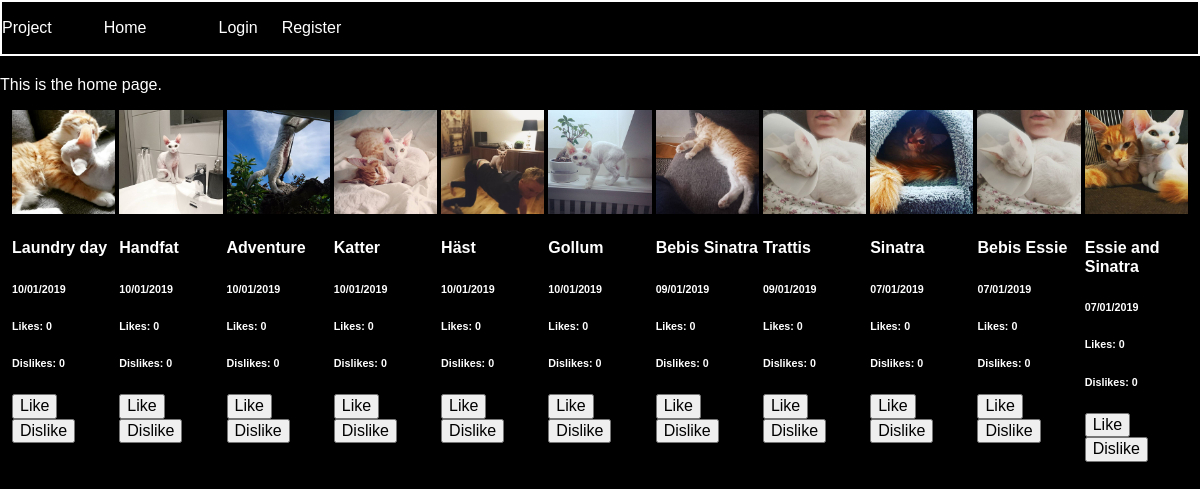
Before: / with the older database file.
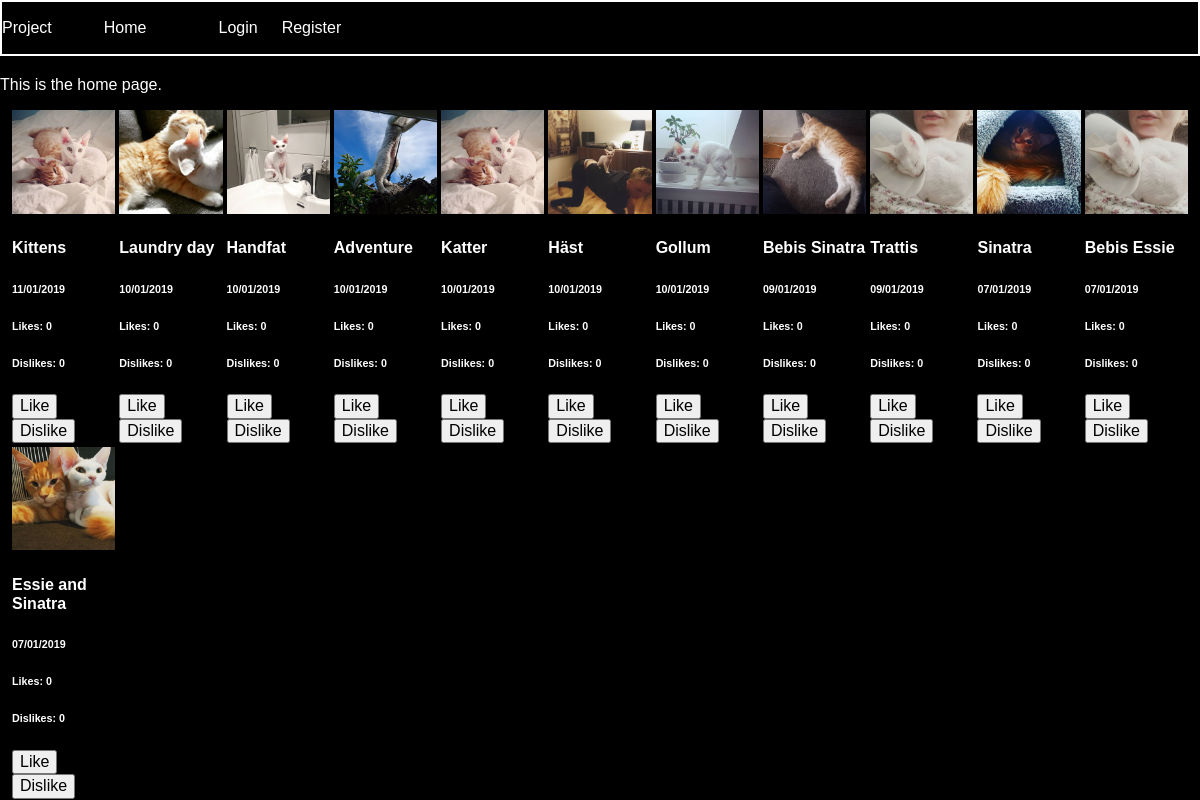
After: the same page with the newer database file.
### tables this page shows
CREATE TABLE "posts" (
	`post_id`	INTEGER PRIMARY KEY AUTOINCREMENT,
	`description`	TEXT,
	`image_url`	TEXT,
	`user_id`	INTEGER,
	`date`	INTEGER
);

### app/config.php (called while the page is built, shortened)
<?php
return [
    'title' => 'Project',
    'database_path' => sprintf('sqlite:%s/database/photoify.db', __DIR__),
];

### app/autoload.php (called while the page is built, shortened)
<?php
require __DIR__.'/database/database-functions.php';
$config = require __DIR__.'/config.php';

### app/database/database-functions.php (called while the page is built, shortened)
<?php
function connectToDB(){
    $config = require dirname(__DIR__).'/config.php';
    $pdo = new PDO($config['database_path']);
    return $pdo;
}
function getAllPosts(){
    $pdo = connectToDB();
   $allPostsStatement = $pdo->prepare('SELECT * FROM posts ORDER BY date DESC');
   $allPostsStatement->execute();
   $allPosts = $allPostsStatement->fetchAll(PDO::FETCH_ASSOC);
   return $allPosts;
}

### feed.php (the view)
<?php
$posts = getAllPosts();
?>
<?php
    foreach ($posts as $post) :
    ?>
<div class="post">
    <img class="post-image" src="<?= $post['image_url']?>" alt="image">
    <h4>
        <?= $post['description']?>
    </h4>
    <h6>
        <?= date('d/m/Y', $post['date']);?>
    </h6>
    <h6 class="likes">Likes: 0</h6>
    <h6 class="dislikes">Dislikes: 0</h6>
    <div>
        <button class="like-button">Like</button>
        <button class="dislike-button">Dislike</button>
    </div>
</div>
<?php endforeach ?>

### views/header.php (shortened to what this page needs)
<?php
require __DIR__.'/../app/autoload.php';
?>
<!DOCTYPE html>
<html lang="en">
<head>
    <link rel="stylesheet" href="./assets/styles/main.css">
    <link rel="stylesheet" href="./assets/styles/normalize.css">
</head>
<body>
    <?php require __DIR__.'/navigation.php'; ?>
    <div class="container py-5">

### views/navigation.php (shortened to what this page needs)
<nav class="navbar">
    <a class="navbar-brand" href="#">
        <?php echo $config['title']; ?></a>
    <ul class="navbar-nav">
        <li class="nav-item">
            <a class="nav-link <?php if($_SERVER['PHP_SELF'] === "/index.php"){echo 'active' ;};?>"
                href="./index.php">Home</a>
        </li>
        <li class="nav-item">
            <a class="nav-link <?php if($_SERVER['PHP_SELF'] === "/login-page.php"){echo 'active' ;};?>" href="
                <?php if(isset($loggedInUser)){echo "./app/users/logout.php";} else{echo "./login-page.php";};?>">
                <?php if(isset($loggedInUser)){echo "Logout";} else{echo "Login";};?></a>
        </li>
        <li class="nav-item">
            <a class="nav-link <?php if($_SERVER['PHP_SELF'] === "/register-page.php"){echo 'active' ;};?>" href="
                <?php if(!isset($loggedInUser)){echo "./register-page.php";};?>">
                <?php if(!isset($loggedInUser)){echo "Register";};?></a>
        </li>
    </ul>
</nav>

### index.php (shortened to what this page needs)
<?php require __DIR__.'/views/header.php'; ?>
<p>This is the home page.</p>
<div class="post-feed">
    <?php require __DIR__.'/feed.php'; ?>
</div>
<?php require __DIR__.'/views/footer.php'; ?>

### views/footer.php (shortened to what this page needs)
</div>
</body>
</html>

### assets/styles/main.css (style rules this page uses)
* { box-sizing: border-box; }
body { width: 100vw; margin: 0; background-color: black; color: white; font-family: sans-serif; }
.navbar { width: 100vw; height: 56px; border: 2px solid white; display: flex; flex-direction: row; align-items: center; }
.navbar-nav { display: flex; flex-direction: row; }
.nav-item { margin: 1vw; }
.post-feed { width: 98vw; margin: auto; display: grid; grid-gap: 4px; grid-template-columns: repeat(auto-fill, minmax(100px, 1fr)); }
.post-image { width: 100%; }
img { width: 200px; }
a { color: white; text-decoration: none; }
ul { list-style: none; }
button { color: black; }

Changed rows visible on the page:
added posts: image_url (picture), description "Kittens", date "11/01/2019"
